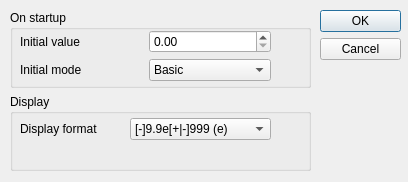
<?xml version="1.0" encoding="UTF-8"?>
<ui version="4.0">
 <class>Settings</class>
 <widget class="QDialog" name="Settings">
  <property name="geometry">
   <rect>
    <x>0</x>
    <y>0</y>
    <width>408</width>
    <height>182</height>
   </rect>
  </property>
  <property name="windowTitle">
   <string>Settings</string>
  </property>
  <widget class="QDialogButtonBox" name="settingsButtons">
   <property name="geometry">
    <rect>
     <x>320</x>
     <y>10</y>
     <width>81</width>
     <height>241</height>
    </rect>
   </property>
   <property name="orientation">
    <enum>Qt::Vertical</enum>
   </property>
   <property name="standardButtons">
    <set>QDialogButtonBox::Cancel|QDialogButtonBox::Ok</set>
   </property>
  </widget>
  <widget class="QWidget" name="verticalLayoutWidget">
   <property name="geometry">
    <rect>
     <x>10</x>
     <y>10</y>
     <width>301</width>
     <height>161</height>
    </rect>
   </property>
   <layout class="QVBoxLayout" name="settingsVerticalLayout">
    <item>
     <widget class="QGroupBox" name="settingsGeneral">
      <property name="title">
       <string>On startup</string>
      </property>
      <widget class="QWidget" name="gridLayoutWidget_2">
       <property name="geometry">
        <rect>
         <x>10</x>
         <y>20</y>
         <width>251</width>
         <height>53</height>
        </rect>
       </property>
       <layout class="QGridLayout" name="settingsGeneralGrid">
        <item row="1" column="1">
         <widget class="QComboBox" name="settingsInitMode">
          <item>
           <property name="text">
            <string>Basic</string>
           </property>
          </item>
          <item>
           <property name="text">
            <string>Scientific</string>
           </property>
          </item>
          <item>
           <property name="text">
            <string>Programmer</string>
           </property>
          </item>
         </widget>
        </item>
        <item row="1" column="0">
         <widget class="QLabel" name="settingsInitModeLabel">
          <property name="text">
           <string>Initial mode</string>
          </property>
         </widget>
        </item>
        <item row="0" column="0">
         <widget class="QLabel" name="settingsInitValueLabel">
          <property name="text">
           <string>Initial value</string>
          </property>
         </widget>
        </item>
        <item row="0" column="1">
         <widget class="QDoubleSpinBox" name="settingsInitValue"/>
        </item>
       </layout>
      </widget>
     </widget>
    </item>
    <item>
     <widget class="QGroupBox" name="settingsOnStartup">
      <property name="title">
       <string>Display</string>
      </property>
      <widget class="QWidget" name="gridLayoutWidget">
       <property name="geometry">
        <rect>
         <x>10</x>
         <y>20</y>
         <width>251</width>
         <height>31</height>
        </rect>
       </property>
       <layout class="QGridLayout" name="settingsOnStartupGrid">
        <item row="0" column="1">
         <widget class="QComboBox" name="settingsDispFormat">
          <item>
           <property name="text">
            <string>[-]9.9e[+|-]999 (e)</string>
           </property>
          </item>
          <item>
           <property name="text">
            <string>[-]9.9E[+|-]999 (E)</string>
           </property>
          </item>
          <item>
           <property name="text">
            <string>[-]9.9 (f)</string>
           </property>
          </item>
          <item>
           <property name="text">
            <string>autom. use e or f (g)</string>
           </property>
          </item>
          <item>
           <property name="text">
            <string>autom. use E or f (G)</string>
           </property>
          </item>
         </widget>
        </item>
        <item row="0" column="0">
         <widget class="QLabel" name="settingsDispFormatLabel">
          <property name="text">
           <string>Display format</string>
          </property>
         </widget>
        </item>
       </layout>
      </widget>
     </widget>
    </item>
   </layout>
  </widget>
 </widget>
 <resources/>
 <connections>
  <connection>
   <sender>settingsButtons</sender>
   <signal>accepted()</signal>
   <receiver>Settings</receiver>
   <slot>accept()</slot>
   <hints>
    <hint type="sourcelabel">
     <x>248</x>
     <y>254</y>
    </hint>
    <hint type="destinationlabel">
     <x>157</x>
     <y>274</y>
    </hint>
   </hints>
  </connection>
  <connection>
   <sender>settingsButtons</sender>
   <signal>rejected()</signal>
   <receiver>Settings</receiver>
   <slot>reject()</slot>
   <hints>
    <hint type="sourcelabel">
     <x>316</x>
     <y>260</y>
    </hint>
    <hint type="destinationlabel">
     <x>286</x>
     <y>274</y>
    </hint>
   </hints>
  </connection>
 </connections>
</ui>
